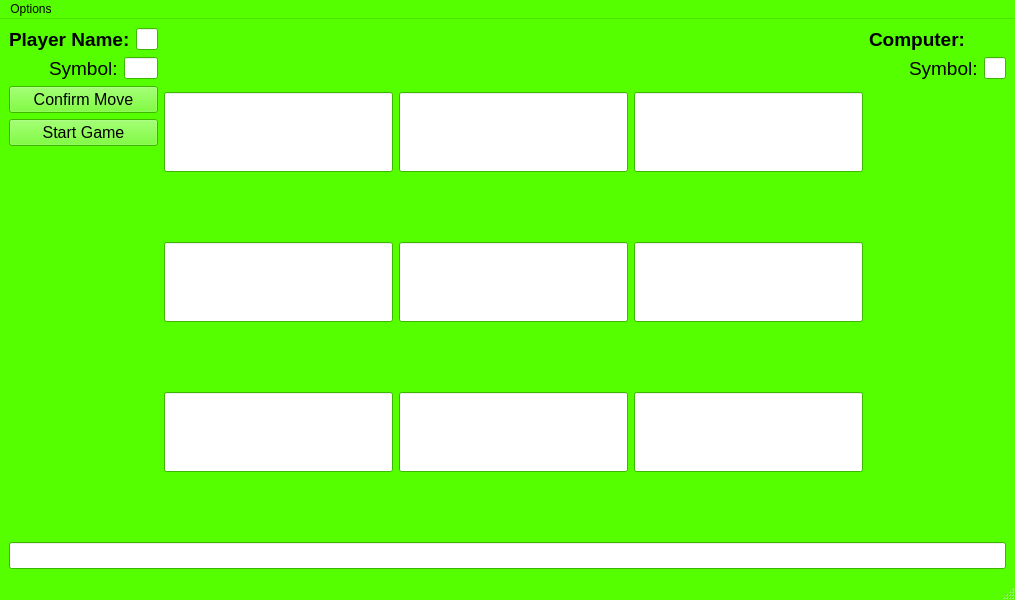
<?xml version="1.0" encoding="UTF-8"?>
<ui version="4.0">
 <class>MainWindow</class>
 <widget class="QMainWindow" name="MainWindow">
  <property name="geometry">
   <rect>
    <x>0</x>
    <y>0</y>
    <width>1015</width>
    <height>600</height>
   </rect>
  </property>
  <property name="palette">
   <palette>
    <active>
     <colorrole role="WindowText">
      <brush brushstyle="SolidPattern">
       <color alpha="255">
        <red>0</red>
        <green>0</green>
        <blue>0</blue>
       </color>
      </brush>
     </colorrole>
     <colorrole role="Button">
      <brush brushstyle="SolidPattern">
       <color alpha="255">
        <red>85</red>
        <green>255</green>
        <blue>0</blue>
       </color>
      </brush>
     </colorrole>
     <colorrole role="Light">
      <brush brushstyle="SolidPattern">
       <color alpha="255">
        <red>170</red>
        <green>255</green>
        <blue>127</blue>
       </color>
      </brush>
     </colorrole>
     <colorrole role="Midlight">
      <brush brushstyle="SolidPattern">
       <color alpha="255">
        <red>127</red>
        <green>255</green>
        <blue>63</blue>
       </color>
      </brush>
     </colorrole>
     <colorrole role="Dark">
      <brush brushstyle="SolidPattern">
       <color alpha="255">
        <red>42</red>
        <green>127</green>
        <blue>0</blue>
       </color>
      </brush>
     </colorrole>
     <colorrole role="Mid">
      <brush brushstyle="SolidPattern">
       <color alpha="255">
        <red>56</red>
        <green>170</green>
        <blue>0</blue>
       </color>
      </brush>
     </colorrole>
     <colorrole role="Text">
      <brush brushstyle="SolidPattern">
       <color alpha="255">
        <red>0</red>
        <green>0</green>
        <blue>0</blue>
       </color>
      </brush>
     </colorrole>
     <colorrole role="BrightText">
      <brush brushstyle="SolidPattern">
       <color alpha="255">
        <red>255</red>
        <green>255</green>
        <blue>255</blue>
       </color>
      </brush>
     </colorrole>
     <colorrole role="ButtonText">
      <brush brushstyle="SolidPattern">
       <color alpha="255">
        <red>0</red>
        <green>0</green>
        <blue>0</blue>
       </color>
      </brush>
     </colorrole>
     <colorrole role="Base">
      <brush brushstyle="SolidPattern">
       <color alpha="255">
        <red>255</red>
        <green>255</green>
        <blue>255</blue>
       </color>
      </brush>
     </colorrole>
     <colorrole role="Window">
      <brush brushstyle="SolidPattern">
       <color alpha="255">
        <red>85</red>
        <green>255</green>
        <blue>0</blue>
       </color>
      </brush>
     </colorrole>
     <colorrole role="Shadow">
      <brush brushstyle="SolidPattern">
       <color alpha="255">
        <red>0</red>
        <green>0</green>
        <blue>0</blue>
       </color>
      </brush>
     </colorrole>
     <colorrole role="AlternateBase">
      <brush brushstyle="SolidPattern">
       <color alpha="255">
        <red>170</red>
        <green>255</green>
        <blue>127</blue>
       </color>
      </brush>
     </colorrole>
     <colorrole role="ToolTipBase">
      <brush brushstyle="SolidPattern">
       <color alpha="255">
        <red>255</red>
        <green>255</green>
        <blue>220</blue>
       </color>
      </brush>
     </colorrole>
     <colorrole role="ToolTipText">
      <brush brushstyle="SolidPattern">
       <color alpha="255">
        <red>0</red>
        <green>0</green>
        <blue>0</blue>
       </color>
      </brush>
     </colorrole>
     <colorrole role="PlaceholderText">
      <brush brushstyle="SolidPattern">
       <color alpha="128">
        <red>0</red>
        <green>0</green>
        <blue>0</blue>
       </color>
      </brush>
     </colorrole>
    </active>
    <inactive>
     <colorrole role="WindowText">
      <brush brushstyle="SolidPattern">
       <color alpha="255">
        <red>0</red>
        <green>0</green>
        <blue>0</blue>
       </color>
      </brush>
     </colorrole>
     <colorrole role="Button">
      <brush brushstyle="SolidPattern">
       <color alpha="255">
        <red>85</red>
        <green>255</green>
        <blue>0</blue>
       </color>
      </brush>
     </colorrole>
     <colorrole role="Light">
      <brush brushstyle="SolidPattern">
       <color alpha="255">
        <red>170</red>
        <green>255</green>
        <blue>127</blue>
       </color>
      </brush>
     </colorrole>
     <colorrole role="Midlight">
      <brush brushstyle="SolidPattern">
       <color alpha="255">
        <red>127</red>
        <green>255</green>
        <blue>63</blue>
       </color>
      </brush>
     </colorrole>
     <colorrole role="Dark">
      <brush brushstyle="SolidPattern">
       <color alpha="255">
        <red>42</red>
        <green>127</green>
        <blue>0</blue>
       </color>
      </brush>
     </colorrole>
     <colorrole role="Mid">
      <brush brushstyle="SolidPattern">
       <color alpha="255">
        <red>56</red>
        <green>170</green>
        <blue>0</blue>
       </color>
      </brush>
     </colorrole>
     <colorrole role="Text">
      <brush brushstyle="SolidPattern">
       <color alpha="255">
        <red>0</red>
        <green>0</green>
        <blue>0</blue>
       </color>
      </brush>
     </colorrole>
     <colorrole role="BrightText">
      <brush brushstyle="SolidPattern">
       <color alpha="255">
        <red>255</red>
        <green>255</green>
        <blue>255</blue>
       </color>
      </brush>
     </colorrole>
     <colorrole role="ButtonText">
      <brush brushstyle="SolidPattern">
       <color alpha="255">
        <red>0</red>
        <green>0</green>
        <blue>0</blue>
       </color>
      </brush>
     </colorrole>
     <colorrole role="Base">
      <brush brushstyle="SolidPattern">
       <color alpha="255">
        <red>255</red>
        <green>255</green>
        <blue>255</blue>
       </color>
      </brush>
     </colorrole>
     <colorrole role="Window">
      <brush brushstyle="SolidPattern">
       <color alpha="255">
        <red>85</red>
        <green>255</green>
        <blue>0</blue>
       </color>
      </brush>
     </colorrole>
     <colorrole role="Shadow">
      <brush brushstyle="SolidPattern">
       <color alpha="255">
        <red>0</red>
        <green>0</green>
        <blue>0</blue>
       </color>
      </brush>
     </colorrole>
     <colorrole role="AlternateBase">
      <brush brushstyle="SolidPattern">
       <color alpha="255">
        <red>170</red>
        <green>255</green>
        <blue>127</blue>
       </color>
      </brush>
     </colorrole>
     <colorrole role="ToolTipBase">
      <brush brushstyle="SolidPattern">
       <color alpha="255">
        <red>255</red>
        <green>255</green>
        <blue>220</blue>
       </color>
      </brush>
     </colorrole>
     <colorrole role="ToolTipText">
      <brush brushstyle="SolidPattern">
       <color alpha="255">
        <red>0</red>
        <green>0</green>
        <blue>0</blue>
       </color>
      </brush>
     </colorrole>
     <colorrole role="PlaceholderText">
      <brush brushstyle="SolidPattern">
       <color alpha="128">
        <red>0</red>
        <green>0</green>
        <blue>0</blue>
       </color>
      </brush>
     </colorrole>
    </inactive>
    <disabled>
     <colorrole role="WindowText">
      <brush brushstyle="SolidPattern">
       <color alpha="255">
        <red>42</red>
        <green>127</green>
        <blue>0</blue>
       </color>
      </brush>
     </colorrole>
     <colorrole role="Button">
      <brush brushstyle="SolidPattern">
       <color alpha="255">
        <red>85</red>
        <green>255</green>
        <blue>0</blue>
       </color>
      </brush>
     </colorrole>
     <colorrole role="Light">
      <brush brushstyle="SolidPattern">
       <color alpha="255">
        <red>170</red>
        <green>255</green>
        <blue>127</blue>
       </color>
      </brush>
     </colorrole>
     <colorrole role="Midlight">
      <brush brushstyle="SolidPattern">
       <color alpha="255">
        <red>127</red>
        <green>255</green>
        <blue>63</blue>
       </color>
      </brush>
     </colorrole>
     <colorrole role="Dark">
      <brush brushstyle="SolidPattern">
       <color alpha="255">
        <red>42</red>
        <green>127</green>
        <blue>0</blue>
       </color>
      </brush>
     </colorrole>
     <colorrole role="Mid">
      <brush brushstyle="SolidPattern">
       <color alpha="255">
        <red>56</red>
        <green>170</green>
        <blue>0</blue>
       </color>
      </brush>
     </colorrole>
     <colorrole role="Text">
      <brush brushstyle="SolidPattern">
       <color alpha="255">
        <red>42</red>
        <green>127</green>
        <blue>0</blue>
       </color>
      </brush>
     </colorrole>
     <colorrole role="BrightText">
      <brush brushstyle="SolidPattern">
       <color alpha="255">
        <red>255</red>
        <green>255</green>
        <blue>255</blue>
       </color>
      </brush>
     </colorrole>
     <colorrole role="ButtonText">
      <brush brushstyle="SolidPattern">
       <color alpha="255">
        <red>42</red>
        <green>127</green>
        <blue>0</blue>
       </color>
      </brush>
     </colorrole>
     <colorrole role="Base">
      <brush brushstyle="SolidPattern">
       <color alpha="255">
        <red>85</red>
        <green>255</green>
        <blue>0</blue>
       </color>
      </brush>
     </colorrole>
     <colorrole role="Window">
      <brush brushstyle="SolidPattern">
       <color alpha="255">
        <red>85</red>
        <green>255</green>
        <blue>0</blue>
       </color>
      </brush>
     </colorrole>
     <colorrole role="Shadow">
      <brush brushstyle="SolidPattern">
       <color alpha="255">
        <red>0</red>
        <green>0</green>
        <blue>0</blue>
       </color>
      </brush>
     </colorrole>
     <colorrole role="AlternateBase">
      <brush brushstyle="SolidPattern">
       <color alpha="255">
        <red>85</red>
        <green>255</green>
        <blue>0</blue>
       </color>
      </brush>
     </colorrole>
     <colorrole role="ToolTipBase">
      <brush brushstyle="SolidPattern">
       <color alpha="255">
        <red>255</red>
        <green>255</green>
        <blue>220</blue>
       </color>
      </brush>
     </colorrole>
     <colorrole role="ToolTipText">
      <brush brushstyle="SolidPattern">
       <color alpha="255">
        <red>0</red>
        <green>0</green>
        <blue>0</blue>
       </color>
      </brush>
     </colorrole>
     <colorrole role="PlaceholderText">
      <brush brushstyle="SolidPattern">
       <color alpha="128">
        <red>0</red>
        <green>0</green>
        <blue>0</blue>
       </color>
      </brush>
     </colorrole>
    </disabled>
   </palette>
  </property>
  <property name="windowTitle">
   <string>MainWindow</string>
  </property>
  <widget class="QWidget" name="centralwidget">
   <layout class="QGridLayout" name="gridLayout_3">
    <item row="0" column="0">
     <layout class="QVBoxLayout" name="verticalLayout_3">
      <item>
       <layout class="QVBoxLayout" name="verticalLayout">
        <item>
         <layout class="QHBoxLayout" name="horizontalLayout">
          <item>
           <widget class="QLabel" name="label">
            <property name="font">
             <font>
              <pointsize>14</pointsize>
              <weight>75</weight>
              <bold>true</bold>
             </font>
            </property>
            <property name="text">
             <string>Player Name:</string>
            </property>
           </widget>
          </item>
          <item>
           <widget class="QLineEdit" name="t10"/>
          </item>
         </layout>
        </item>
        <item>
         <layout class="QHBoxLayout" name="horizontalLayout_2">
          <item>
           <spacer name="horizontalSpacer">
            <property name="orientation">
             <enum>Qt::Horizontal</enum>
            </property>
            <property name="sizeType">
             <enum>QSizePolicy::Minimum</enum>
            </property>
            <property name="sizeHint" stdset="0">
             <size>
              <width>40</width>
              <height>20</height>
             </size>
            </property>
           </spacer>
          </item>
          <item>
           <widget class="QLabel" name="label_2">
            <property name="font">
             <font>
              <pointsize>14</pointsize>
             </font>
            </property>
            <property name="text">
             <string>Symbol:</string>
            </property>
           </widget>
          </item>
          <item>
           <widget class="QLineEdit" name="t11"/>
          </item>
         </layout>
        </item>
        <item>
         <widget class="QPushButton" name="b1">
          <property name="font">
           <font>
            <pointsize>12</pointsize>
           </font>
          </property>
          <property name="text">
           <string>Confirm Move</string>
          </property>
         </widget>
        </item>
        <item>
         <widget class="QPushButton" name="b2">
          <property name="font">
           <font>
            <pointsize>12</pointsize>
           </font>
          </property>
          <property name="text">
           <string>Start Game</string>
          </property>
         </widget>
        </item>
        <item>
         <spacer name="verticalSpacer">
          <property name="orientation">
           <enum>Qt::Vertical</enum>
          </property>
          <property name="sizeType">
           <enum>QSizePolicy::Expanding</enum>
          </property>
          <property name="sizeHint" stdset="0">
           <size>
            <width>20</width>
            <height>40</height>
           </size>
          </property>
         </spacer>
        </item>
       </layout>
      </item>
     </layout>
    </item>
    <item row="0" column="1">
     <layout class="QGridLayout" name="gridLayout_2">
      <item row="0" column="0">
       <widget class="QLineEdit" name="t1">
        <property name="font">
         <font>
          <pointsize>48</pointsize>
         </font>
        </property>
        <property name="alignment">
         <set>Qt::AlignCenter</set>
        </property>
       </widget>
      </item>
      <item row="2" column="2">
       <widget class="QLineEdit" name="t9">
        <property name="font">
         <font>
          <pointsize>48</pointsize>
         </font>
        </property>
        <property name="alignment">
         <set>Qt::AlignCenter</set>
        </property>
       </widget>
      </item>
      <item row="1" column="1">
       <widget class="QLineEdit" name="t5">
        <property name="font">
         <font>
          <pointsize>48</pointsize>
         </font>
        </property>
        <property name="alignment">
         <set>Qt::AlignCenter</set>
        </property>
       </widget>
      </item>
      <item row="0" column="2">
       <widget class="QLineEdit" name="t3">
        <property name="font">
         <font>
          <pointsize>48</pointsize>
         </font>
        </property>
        <property name="alignment">
         <set>Qt::AlignCenter</set>
        </property>
       </widget>
      </item>
      <item row="2" column="0">
       <widget class="QLineEdit" name="t7">
        <property name="font">
         <font>
          <pointsize>48</pointsize>
         </font>
        </property>
        <property name="alignment">
         <set>Qt::AlignCenter</set>
        </property>
       </widget>
      </item>
      <item row="2" column="1">
       <widget class="QLineEdit" name="t8">
        <property name="font">
         <font>
          <pointsize>48</pointsize>
         </font>
        </property>
        <property name="alignment">
         <set>Qt::AlignCenter</set>
        </property>
       </widget>
      </item>
      <item row="1" column="0">
       <widget class="QLineEdit" name="t4">
        <property name="font">
         <font>
          <pointsize>48</pointsize>
         </font>
        </property>
        <property name="alignment">
         <set>Qt::AlignCenter</set>
        </property>
       </widget>
      </item>
      <item row="1" column="2">
       <widget class="QLineEdit" name="t6">
        <property name="font">
         <font>
          <pointsize>48</pointsize>
         </font>
        </property>
        <property name="text">
         <string/>
        </property>
        <property name="alignment">
         <set>Qt::AlignCenter</set>
        </property>
       </widget>
      </item>
      <item row="0" column="1">
       <widget class="QLineEdit" name="t2">
        <property name="font">
         <font>
          <pointsize>48</pointsize>
         </font>
        </property>
        <property name="alignment">
         <set>Qt::AlignCenter</set>
        </property>
       </widget>
      </item>
     </layout>
    </item>
    <item row="0" column="2">
     <layout class="QVBoxLayout" name="verticalLayout_4">
      <item>
       <layout class="QVBoxLayout" name="verticalLayout_2">
        <item>
         <widget class="QLabel" name="label_3">
          <property name="font">
           <font>
            <pointsize>14</pointsize>
            <weight>75</weight>
            <bold>true</bold>
           </font>
          </property>
          <property name="text">
           <string>Computer:</string>
          </property>
          <property name="alignment">
           <set>Qt::AlignLeading|Qt::AlignLeft|Qt::AlignVCenter</set>
          </property>
         </widget>
        </item>
        <item>
         <layout class="QHBoxLayout" name="horizontalLayout_3">
          <item>
           <spacer name="horizontalSpacer_2">
            <property name="orientation">
             <enum>Qt::Horizontal</enum>
            </property>
            <property name="sizeType">
             <enum>QSizePolicy::Minimum</enum>
            </property>
            <property name="sizeHint" stdset="0">
             <size>
              <width>40</width>
              <height>20</height>
             </size>
            </property>
           </spacer>
          </item>
          <item>
           <widget class="QLabel" name="label_4">
            <property name="font">
             <font>
              <pointsize>14</pointsize>
             </font>
            </property>
            <property name="text">
             <string>Symbol:</string>
            </property>
           </widget>
          </item>
          <item>
           <widget class="QLineEdit" name="t12"/>
          </item>
         </layout>
        </item>
        <item>
         <spacer name="verticalSpacer_2">
          <property name="orientation">
           <enum>Qt::Vertical</enum>
          </property>
          <property name="sizeHint" stdset="0">
           <size>
            <width>20</width>
            <height>40</height>
           </size>
          </property>
         </spacer>
        </item>
       </layout>
      </item>
     </layout>
    </item>
    <item row="1" column="0" colspan="3">
     <widget class="QLineEdit" name="t13">
      <property name="font">
       <font>
        <pointsize>12</pointsize>
       </font>
      </property>
      <property name="text">
       <string/>
      </property>
      <property name="alignment">
       <set>Qt::AlignCenter</set>
      </property>
     </widget>
    </item>
   </layout>
  </widget>
  <widget class="QMenuBar" name="menubar">
   <property name="geometry">
    <rect>
     <x>0</x>
     <y>0</y>
     <width>1015</width>
     <height>21</height>
    </rect>
   </property>
   <widget class="QMenu" name="menuOptions">
    <property name="title">
     <string>Options</string>
    </property>
    <addaction name="actionNew_Game"/>
    <addaction name="actionStats"/>
   </widget>
   <addaction name="menuOptions"/>
  </widget>
  <widget class="QStatusBar" name="statusbar"/>
  <action name="actionNew_Game">
   <property name="text">
    <string>New Game</string>
   </property>
   <property name="shortcut">
    <string>Alt+N</string>
   </property>
  </action>
  <action name="actionStats">
   <property name="text">
    <string>Stats</string>
   </property>
  </action>
 </widget>
 <resources/>
 <connections/>
</ui>
